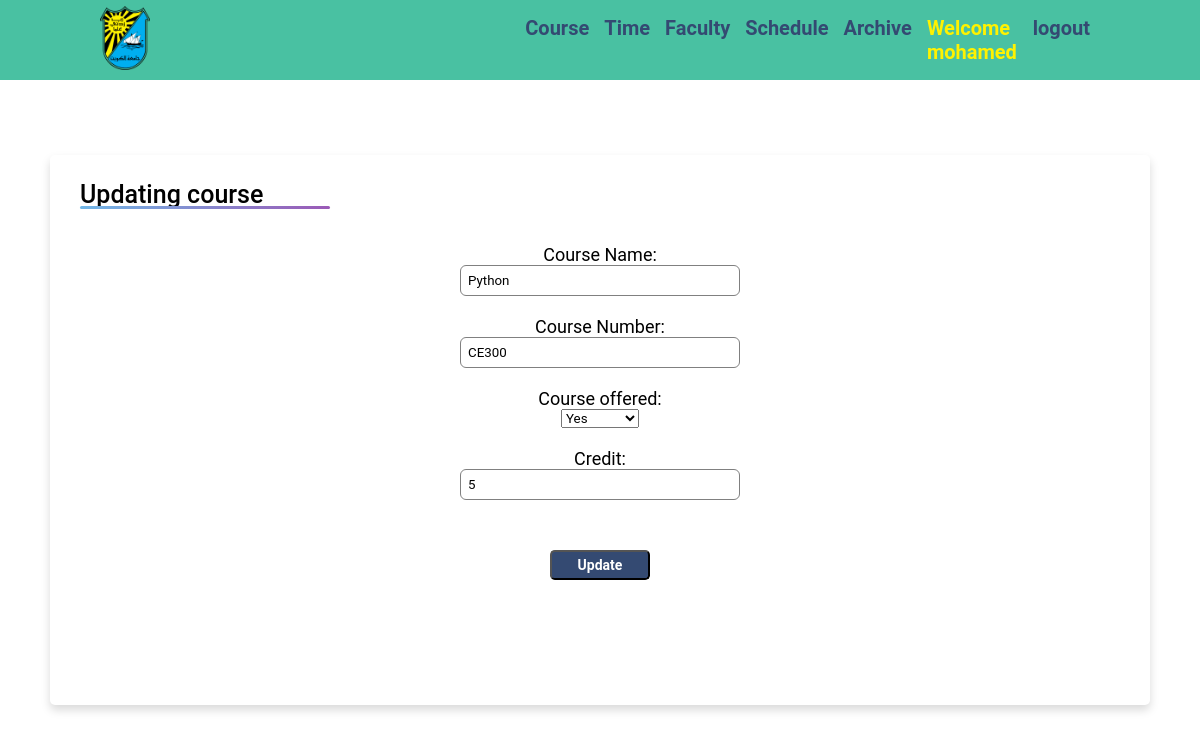
Page /modify-course/1 (signed in) on the committed database.
### base/models.py (models this page shows, shortened)
class User(AbstractUser):
    serialNumber = models.CharField(max_length=100, null=True)
    teaching = models.BooleanField(default=False, null=True)
    vip = models.BooleanField(default=False, null=True)
    report = models.CharField(max_length=10, null=True)
    REQUIRED_FIELDS = []

class Courses_model(models.Model):
    title = models.CharField(max_length=100, null=True, unique=True)
    number = models.CharField(max_length=100, null=True, unique=True)
    offered = models.BooleanField(default=True, null=True)
    credit = models.PositiveIntegerField(null=True)

### base/views.py (the view)
# urls.py: path('modify-course/<str:pk>', views.modify_course_page, name='modify_course_page'),
@login_required(login_url='login_page')
def modify_course_page(request, pk):
    course_is = Courses_model.objects.get(id = pk)
    form = AddingCourseForm(instance = course_is)
    if request.method == "POST":
        form = AddingCourseForm(instance = course_is, data = request.POST)
        if form.is_valid():
            form.save()
            return redirect("course_page")
    context ={'form':form}
    return render(request, 'base/modify_course_page.html', context)

### base/forms.py
class AddingCourseForm(forms.ModelForm):
    class Meta:
        model = Courses_model
        fields = "__all__"
    def __init__(self,*args, **kwargs):
        super().__init__(*args, **kwargs)
        for fieldname in self.fields:
            self.fields['title'].label = 'Course Name'
            self.fields['number'].label = 'Course Number'
            self.fields['offered'].label = 'Course offered'

### base/templates/base/modify_course_page.html (shortened to what this page needs)
{% extends 'core3.html' %}
{% block content %}
<div class="teacher-main_container">
    <div class = "course-container">
        <div class="title">Updating course</div>
        <div class = "course-content">
            <form method = "POST" action = "">
             {{form}}
             <div class="add-button">
                <button type = "submit">Update</button>
            </div>
            </form>
        </div>
    </div>
</div>
{% endblock content %}

### templates/navebar2.html (shortened to what this page needs)
<header>
    <ul class="navbar">
      <div class = 'navbar-main'>
        <img src="\media\images\logo.png" alt="">
      </div>
      <div class="navbar-items">
        {% if request.user.is_authenticated %}
        <a class= "logout-hover" href="{% url 'course_page' %}"><li>Course</li></a>
        <a class= "logout-hover" href="{% url 'time_page' %}"><li>Time</li></a>
        <a  class= "logout-hover" href="{% url 'faculty_page_detail' %}"><li>Faculty</li></a>
        <a class= "logout-hover" href="{% url 'schedule_course_page' %}"><li>Schedule</li></a>
        <a  class= "logout-hover" href="{% url 'archive_page' %}"><li>Archive</li></a>
        <a class = "welcome-user" href=""><li>Welcome {{request.user}}</li></a>
        <a class = "logout-hover" href="{% url 'logout_page' %}"><li>logout</li></a>
        {% endif %}
      </div>
    </ul>
  </header>

### static/styles/main.css (style rules this page uses)
* { padding: 0; margin: 0; box-sizing: border-box; scroll-behavior: smooth; list-style: none; text-decoration: none; font-family: "Roboto", sans-serif; }
:root { --bg-color-1: #344a72; --bg-color-2 : #ffff; --button-color: #49c1a2; --icon--color:#fff200; }
header { background-color: var(--button-color); position: fixed; top: 0; right: 0; width: 100%; z-index: 1000; }
.navbar { display: flex; align-items: center; justify-content: space-between; padding: 10px 100px; width: 100%; height: 80px; }
.navbar-main { width: 50%; }
.navbar-main img { width: 50px; height: auto; }
.navbar-items { display: flex; gap: 15px; width: 70%; padding: 10px; float: right; justify-content: right; }
.navbar-items a { color: var(--bg-color-2); font-weight: 700; font-size: 20px; pointer-events: none; }
.navbar-items .logout-hover { pointer-events:fill; color: var(--bg-color-1); transition: 0.4s; }
.navbar-items .welcome-user { color: var(--icon--color) }
body { background-color: var(--bg-color-1); }
form { width: 300px; margin-left: 20px; }
form label { display: flex; margin-top: 20px; font-size: 18px; }
form input { width: 100%; padding: 7px; border: none; border: 1px solid gray; border-radius: 6px; outline: none; }
.teacher-main_container { position: fixed; top: 30px; width: 100vw; height: 100vh; display: flex; flex-direction: column; justify-content: center; align-items: center; background-color: var(--bg-color-2); }
.course-container { max-width: 1100px; width: 100%; height: 550px; background-color: #fff; padding: 25px 30px; border-radius: 5px; box-shadow: 0 5px 10px rgba(0,0,0,0.15); overflow:auto; scroll-behavior: smooth; }
.course-container .title { font-size: 25px; font-weight: 500; position: relative; }
.course-container .title::before { content: ""; position: absolute; left: 0; bottom: 0; height: 3px; width: 250px; border-radius: 5px; background: linear-gradient(135deg, #71b7e6, #9b59b6); }
.course-content { display: flex; flex-direction: column; margin-top: 5px; margin-bottom: 5px; gap:5px; }
.teacher-main_container .add-button { display: flex; justify-content: center; margin-top: 10px; }
.course-content form { align-items: center; display: flex; flex-direction: column; margin: auto; margin-bottom: 20px; padding: 10px; }
.course-content form .add-button { margin-top: 50px; }
.course-container form .add-button button { width: 100px; height: 30px; text-align: center; background-color: var(--bg-color-1); color: var(--bg-color-2); border-radius: 0.3rem; font-size: 14px; font-weight: bolder; padding-top: 5px; padding-bottom: 5px; }

### rows in the picture
User: user "mohamed"
Courses_model: title "Python", number "CE300", offered "Yes", credit "5"
